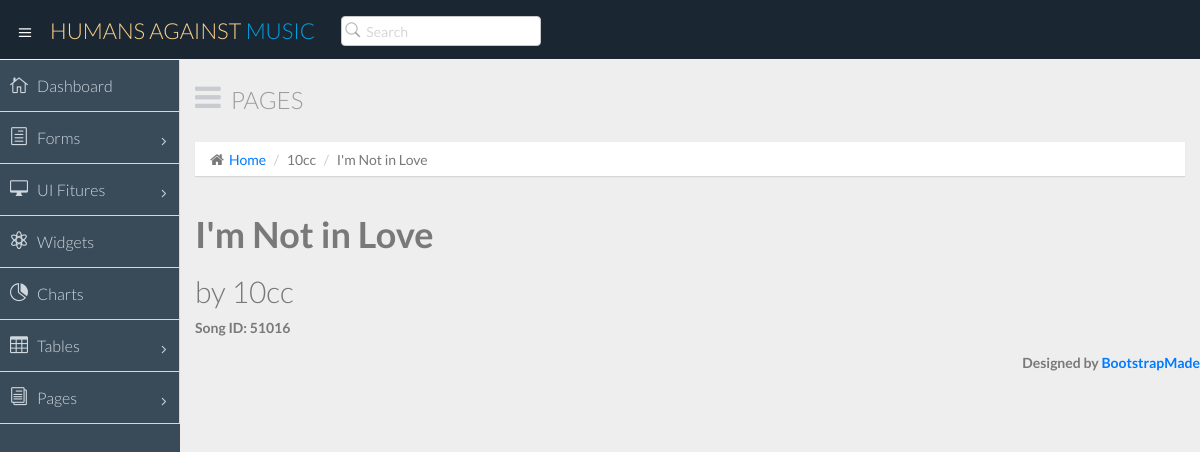
The app's page /track/3/ with its own data.
### songlist/models.py (models this page shows, shortened)
class Track(models.Model):
	title = models.CharField(max_length=1000)
	song_number = models.SlugField(max_length=10, unique=True)
	count = models.IntegerField(blank=True,null=True)
	lyrics = models.TextField(blank=True)
	is_foreign_language = models.BooleanField(blank=True, default=False)
	artist = models.ForeignKey(Artist, on_delete=models.CASCADE,)

class Artist(models.Model):
	name = models.CharField(max_length=1000, unique=True)
	image = models.ImageField(upload_to='songlist',blank=True)
	def __str__(self):
		return str(self.name)

### songlist/views.py (the view)
# urls.py: path('track/<slug:pk>/', TrackDetailView.as_view(), name="track-detail"),
class TrackDetailView(DetailView):
	model = Track

### songlist/templates/songlist/track_detail.html (shortened to what this page needs)
{% load staticfiles %}
<!DOCTYPE html>
<html lang="en">
<head>
  <link href="{% static 'songlist/css/bootstrap.min.css' %}" rel="stylesheet">
  <link href="{% static 'songlist/css/bootstrap-theme.css' %}" rel="stylesheet">
  <link href="{% static 'songlist/css/elegant-icons-style.css' %}" rel="stylesheet" />
  <link href="{% static 'songlist/css/font-awesome.min.css' %}" rel="stylesheet" />
  <link href="{% static 'songlist/css/style.css' %}" rel="stylesheet">
  <link href="{% static 'songlist/css/style-responsive.css' %}" rel="stylesheet" />
</head>
<body>
  <section id="container" class="">
    <header class="header dark-bg">
      <div class="toggle-nav">
        <div class="icon-reorder tooltips" data-original-title="Toggle Navigation" data-placement="bottom"><i class="icon_menu"></i></div>
      </div>
      <a href="index.html" class="logo">Humans Against <span class="lite">Music</span></a>
      <div class="nav search-row" id="top_menu">
        <ul class="nav top-menu">
          <li>
            <form class="navbar-form">
              <input class="form-control" placeholder="Search" type="text">
            </form>
          </li>
        </ul>
    </header>
    <aside>
      <div id="sidebar" class="nav-collapse ">
        <ul class="sidebar-menu">
          <li class="">
            <a class="" href="index.html">
                          <i class="icon_house_alt"></i>
                          <span>Dashboard</span>
                      </a>
          </li>
          <li class="sub-menu">
            <a href="javascript:;" class="">
                          <i class="icon_document_alt"></i>
                          <span>Forms</span>
                          <span class="menu-arrow arrow_carrot-right"></span>
                      </a>
          </li>
          <li class="sub-menu">
            <a href="javascript:;" class="">
                          <i class="icon_desktop"></i>
                          <span>UI Fitures</span>
                          <span class="menu-arrow arrow_carrot-right"></span>
                      </a>
          </li>
          <li>
            <a class="" href="widgets.html">
                          <i class="icon_genius"></i>
                          <span>Widgets</span>
                      </a>
          </li>
          <li>
            <a class="" href="chart-chartjs.html">
                          <i class="icon_piechart"></i>
                          <span>Charts</span>
                      </a>
          </li>
          <li class="sub-menu">
            <a href="javascript:;" class="">
                          <i class="icon_table"></i>
                          <span>Tables</span>
                          <span class="menu-arrow arrow_carrot-right"></span>
                      </a>
          </li>
          <li class="sub-menu ">
            <a href="javascript:;" class="">
                          <i class="icon_documents_alt"></i>
                          <span>Pages</span>
                          <span class="menu-arrow arrow_carrot-right"></span>
                      </a>
          </li>
        </ul>
      </div>
    </aside>
    <section id="main-content">
      <section class="wrapper">
        <div class="row">
          <div class="col-lg-12">
            <h3 class="page-header"><i class="fa fa fa-bars"></i> Pages</h3>
            <ol class="breadcrumb">
              <li><i class="fa fa-home"></i><a href="">Home</a></li>
              <li>{{track.artist}}</li>
              <li>{{track.title}}</li>
            </ol>
          </div>
        </div>
        <h1><b>{{track.title}}<b></h1>
        <h2>by {{track.artist}}</h2>
        Song ID: {{track.song_number}}
      </section>
    </section>
    <div class="text-right">
      <div class="credits">
          Designed by <a href="https://bootstrapmade.com/ %}">BootstrapMade</a>
        </div>
    </div>
  </section>
</body>
</html>

### records on screen
Track: artist "10cc", title "I'm Not in Love", song_number "51016"
